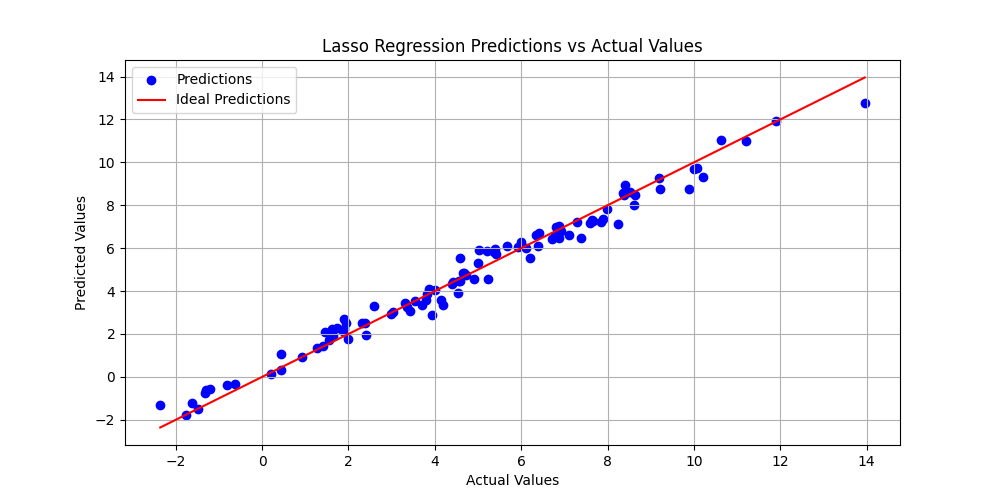

Write Python code to recreate this figure.
import numpy as np
import matplotlib.pyplot as plt

def lasso_regression(X, y, alpha=0.1, learning_rate=0.01, max_iter=1000):

    m, n = X.shape
    weights = np.zeros(n)
    bias = 0
    losses = []

    for i in range(max_iter):

        y_pred = np.dot(X, weights) + bias

        loss = (1/(2*m)) * np.sum((y_pred - y) ** 2) + alpha * np.sum(np.abs(weights))
        losses.append(loss)

        dw = (1/m) * np.dot(X.T, (y_pred - y)) + alpha * np.sign(weights)
        db = (1/m) * np.sum(y_pred - y)

        weights -= learning_rate * dw
        bias -= learning_rate * db

        if i % 100 == 0:
            print(f"Iteration {i}: Loss = {loss}")

    return weights, bias, losses

np.random.seed(42)
X = np.random.randn(100, 3)  # 100 samples, 3 features
y = 3*X[:, 0] - 2*X[:, 1] + 1*X[:, 2] + 4 + np.random.randn(100) * 0.5  # Linear relation with some noise

alpha = 0.1
weights, bias, losses = lasso_regression(X, y, alpha=alpha, learning_rate=0.01, max_iter=1000)

print(f"Trained weights: {weights}")
print(f"Trained bias: {bias}")

plt.figure(figsize=(10, 5))
plt.plot(losses, label="Loss", color="red")
plt.title("Loss Function Convergence for Lasso Regression")
plt.xlabel("Iterations")
plt.ylabel("Loss")
plt.grid(True)
plt.legend()
plt.savefig("Lasso_Regression_Loss_Function.png")
plt.show()


y_pred = np.dot(X, weights) + bias

plt.figure(figsize=(10, 5))
plt.scatter(y, y_pred, color="blue", label="Predictions")
plt.plot([min(y), max(y)], [min(y), max(y)], color="red", label="Ideal Predictions")
plt.title("Lasso Regression Predictions vs Actual Values")
plt.xlabel("Actual Values")
plt.ylabel("Predicted Values")
plt.grid(True)
plt.legend()
plt.savefig("Lasso_Regression.png")
plt.show()
